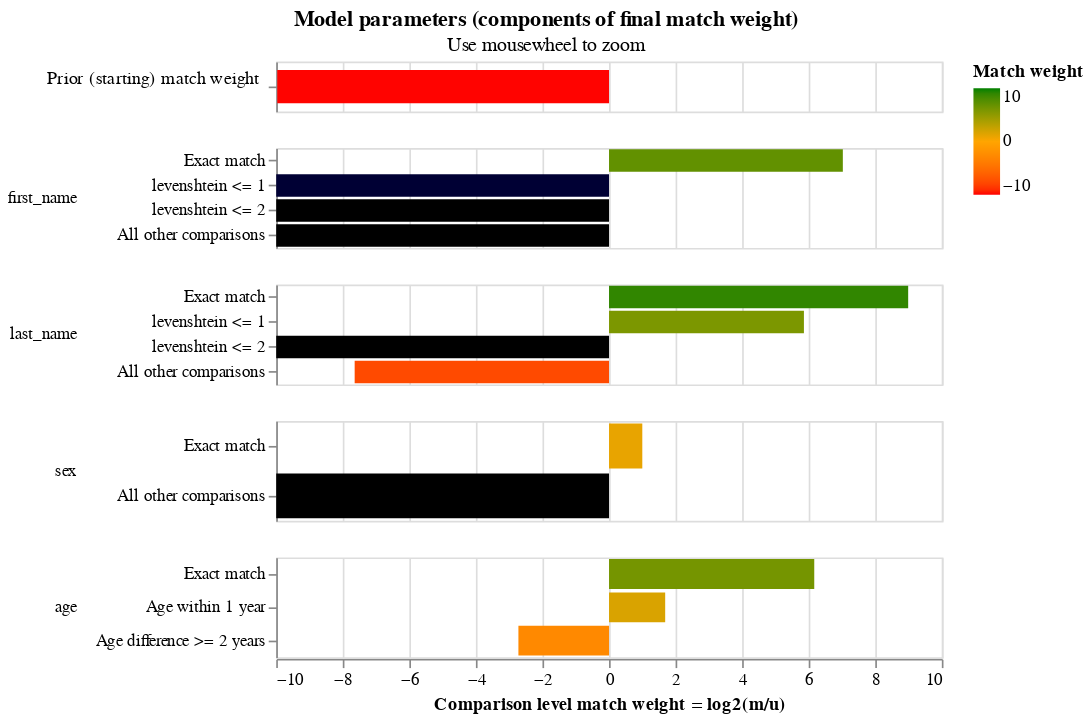

The cell this chart's notebook holds for it:
### Markdown cell above
# Visualize model parameters

https://moj-analytical-services.github.io/splink/demos/03_Estimating_model_parameters.html#visualising-model-parameters

### Code cell
linker.match_weights_chart()

### Figure 1 — Vega-Lite specification as saved in the notebook (floating-point values rounded to 4 significant figures)
{"config": {"view": {"width": 400, "height": 60}, "mark": {"tooltip": null}, "title": {"anchor": "middle"}, "header": {"title": null}}, "data": {"values": [{"comparison_name": "probability_two_random_records_match", "sql_condition": null, "label_for_charts": "", "m_probability": null, "u_probability": null, "m_probability_description": null, "u_probability_description": null, "has_tf_adjustments": false, "tf_adjustment_column": null, "tf_adjustment_weight": null, "is_null_level": false, "bayes_factor": 0.0009981, "log2_bayes_factor": -9.969, "comparison_vector_value": 0, "max_comparison_vector_value": 0, "bayes_factor_description": "The probability that two random records drawn at random match is 0.001 or one in  1,002.9 records.This is equivalent to a starting match weight of -9.969.", "probability_two_random_records_match": 0.0009971, "comparison_sort_order": -1}, {"comparison_name": "first_name", "sql_condition": "\"first_name_l\" = \"first_name_r\"", "label_for_charts": "Exact match", "m_probability": 1.0, "u_probability": 0.007674, "m_probability_description": "Amongst matching record comparisons, 100.00% of records are in the exact match comparison level", "u_probability_description": "Amongst non-matching record comparisons, 0.77% of records are in the exact match comparison level", "has_tf_adjustments": false, "tf_adjustment_column": null, "tf_adjustment_weight": 1.0, "is_null_level": false, "bayes_factor": 130.3, "log2_bayes_factor": 7.026, "comparison_vector_value": 3, "max_comparison_vector_value": 3, "bayes_factor_description": "If comparison level is `exact match` then comparison is 130.30 times more likely to be a match", "probability_two_random_records_match": 0.0009971, "comparison_sort_order": 0}, {"comparison_name": "first_name", "sql_condition": "levenshtein(\"first_name_l\", \"first_name_r\") <= 1", "label_for_charts": "levenshtein <= 1", "m_probability": 2.708e-55, "u_probability": 0.001056, "m_probability_description": "Amongst matching record comparisons, 0.00% of records are in the levenshtein <= 1 comparison level", "u_probability_description": "Amongst non-matching record comparisons, 0.11% of records are in the levenshtein <= 1 comparison level", "has_tf_adjustments": false, "tf_adjustment_column": null, "tf_adjustment_weight": 1.0, "is_null_level": false, "bayes_factor": 2.566e-52, "log2_bayes_factor": -171.4, "comparison_vector_value": 2, "max_comparison_vector_value": 3, "bayes_factor_description": "If comparison level is `levenshtein <= 1` then comparison is  3,897,185,456,842,546,410,453,559,794,857,201,644,266,397,888,413,696.00 times less likely to be a match", "probability_two_random_records_match": 0.0009971, "comparison_sort_order": 0}, {"comparison_name": "first_name", "sql_condition": "levenshtein(\"first_name_l\", \"first_name_r\") <= 2", "label_for_charts": "levenshtein <= 2", "m_probability": 2.269e-64, "u_probability": 0.00504, "m_probability_description": "Amongst matching record comparisons, 0.00% of records are in the levenshtein <= 2 comparison level", "u_probability_description": "Amongst non-matching record comparisons, 0.50% of records are in the levenshtein <= 2 comparison level", "has_tf_adjustments": false, "tf_adjustment_column": null, "tf_adjustment_weight": 1.0, "is_null_level": false, "bayes_factor": 4.502e-62, "log2_bayes_factor": -203.8, "comparison_vector_value": 1, "max_comparison_vector_value": 3, "bayes_factor_description": "If comparison level is `levenshtein <= 2` then comparison is  22,214,588,558,789,259,054,349,664,579,470,937,300,415,913,565,771,776,110,100,480.00 times less likely to be a match", "probability_two_random_records_match": 0.0009971, "comparison_sort_order": 0}, {"comparison_name": "first_name", "sql_condition": "ELSE", "label_for_charts": "All other comparisons", "m_probability": 8.81e-25, "u_probability": 0.9862, "m_probability_description": "Amongst matching record comparisons, 0.00% of records are in the all other comparisons comparison level", "u_probability_description": "Amongst non-matching record comparisons, 98.62% of records are in the all other comparisons comparison level", "has_tf_adjustments": false, "tf_adjustment_column": null, "tf_adjustment_weight": 1.0, "is_null_level": false, "bayes_factor": 8.933e-25, "log2_bayes_factor": -79.89, "comparison_vector_value": 0, "max_comparison_vector_value": 3, "bayes_factor_description": "If comparison level is `all other comparisons` then comparison is  1,119,431,234,697,160,095,170,560.00 times less likely to be a match", "probability_two_random_records_match": 0.0009971, "comparison_sort_order": 0}, {"comparison_name": "last_name", "sql_condition": "\"last_name_l\" = \"last_name_r\"", "label_for_charts": "Exact match", "m_probability": 0.995, "u_probability": 0.001958, "m_probability_description": "Amongst matching record comparisons, 99.50% of records are in the exact match comparison level", "u_probability_description": "Amongst non-matching record comparisons, 0.20% of records are in the exact match comparison level", "has_tf_adjustments": false, "tf_adjustment_column": null, "tf_adjustment_weight": 1.0, "is_null_level": false, "bayes_factor": 508.1, "log2_bayes_factor": 8.989, "comparison_vector_value": 3, "max_comparison_vector_value": 3, "bayes_factor_description": "If comparison level is `exact match` then comparison is 508.10 times more likely to be a match", "probability_two_random_records_match": 0.0009971, "comparison_sort_order": 1}, {"comparison_name": "last_name", "sql_condition": "levenshtein(\"last_name_l\", \"last_name_r\") <= 1", "label_for_charts": "levenshtein <= 1", "m_probability": 0.01667, "u_probability": 0.0002877, "m_probability_description": "Amongst matching record comparisons, 1.67% of records are in the levenshtein <= 1 comparison level", "u_probability_description": "Amongst non-matching record comparisons, 0.03% of records are in the levenshtein <= 1 comparison level", "has_tf_adjustments": false, "tf_adjustment_column": null, "tf_adjustment_weight": 1.0, "is_null_level": false, "bayes_factor": 57.93, "log2_bayes_factor": 5.856, "comparison_vector_value": 2, "max_comparison_vector_value": 3, "bayes_factor_description": "If comparison level is `levenshtein <= 1` then comparison is 57.93 times more likely to be a match", "probability_two_random_records_match": 0.0009971, "comparison_sort_order": 1}, {"comparison_name": "last_name", "sql_condition": "levenshtein(\"last_name_l\", \"last_name_r\") <= 2", "label_for_charts": "levenshtein <= 2", "m_probability": 9.175e-206, "u_probability": 0.002175, "m_probability_description": "Amongst matching record comparisons, 0.00% of records are in the levenshtein <= 2 comparison level", "u_probability_description": "Amongst non-matching record comparisons, 0.22% of records are in the levenshtein <= 2 comparison level", "has_tf_adjustments": false, "tf_adjustment_column": null, "tf_adjustment_weight": 1.0, "is_null_level": false, "bayes_factor": 4.219e-203, "log2_bayes_factor": -672.3, "comparison_vector_value": 1, "max_comparison_vector_value": 3, "bayes_factor_description": "If comparison level is `levenshtein <= 2` then comparison is  23,699,920,529,428,972,836,208,315,441,505,980,133,000,824,364,192,693,696,345,015,163,341,915,602,700,539,468,991,155,917,434,924,303,270,368,734,596,785,315,299,509,266,478,294,110,747,004,991,220,850,690,787,784,427,026,100,807,038,538,798,256,863,227,292,388,687,872.00 times less likely to be a match", "probability_two_random_records_match": 0.0009971, "comparison_sort_order": 1}, {"comparison_name": "last_name", "sql_condition": "ELSE", "label_for_charts": "All other comparisons", "m_probability": 0.004981, "u_probability": 0.9956, "m_probability_description": "Amongst matching record comparisons, 0.50% of records are in the all other comparisons comparison level", "u_probability_description": "Amongst non-matching record comparisons, 99.56% of records are in the all other comparisons comparison level", "has_tf_adjustments": false, "tf_adjustment_column": null, "tf_adjustment_weight": 1.0, "is_null_level": false, "bayes_factor": 0.005003, "log2_bayes_factor": -7.643, "comparison_vector_value": 0, "max_comparison_vector_value": 3, "bayes_factor_description": "If comparison level is `all other comparisons` then comparison is  199.88 times less likely to be a match", "probability_two_random_records_match": 0.0009971, "comparison_sort_order": 1}, {"comparison_name": "sex", "sql_condition": "\"sex_l\" = \"sex_r\"", "label_for_charts": "Exact match", "m_probability": 1.0, "u_probability": 0.5, "m_probability_description": "Amongst matching record comparisons, 100.00% of records are in the exact match comparison level", "u_probability_description": "Amongst non-matching record comparisons, 50.00% of records are in the exact match comparison level", "has_tf_adjustments": false, "tf_adjustment_column": null, "tf_adjustment_weight": 1.0, "is_null_level": false, "bayes_factor": 2.0, "log2_bayes_factor": 1.0, "comparison_vector_value": 1, "max_comparison_vector_value": 1, "bayes_factor_description": "If comparison level is `exact match` then comparison is 2.00 times more likely to be a match", "probability_two_random_records_match": 0.0009971, "comparison_sort_order": 2}, {"comparison_name": "sex", "sql_condition": "ELSE", "label_for_charts": "All other comparisons", "m_probability": 1.278e-240, "u_probability": 0.5, "m_probability_description": "Amongst matching record comparisons, 0.00% of records are in the all other comparisons comparison level", "u_probability_description": "Amongst non-matching record comparisons, 50.00% of records are in the all other comparisons comparison level", "has_tf_adjustments": false, "tf_adjustment_column": null, "tf_adjustment_weight": 1.0, "is_null_level": false, "bayes_factor": 2.555e-240, "log2_bayes_factor": -795.9, "comparison_vector_value": 0, "max_comparison_vector_value": 1, "bayes_factor_description": "If comparison level is `all other comparisons` then comparison is  391,318,216,265,409,714,364,621,797,131,644,270,254,632,345,197,522,235,043,642,769,093,549,943,500,314,346,944,461,250,164,697,018,481,474,834,540,851,276,007,813,794,927,320,109,855,061,419,462,804,511,706,872,056,325,488,576,632,000,764,539,745,767,451,828,481,127,926,071,846,285,676,108,546,961,932,805,023,465,472.00 times less likely to be a match", "probability_two_random_records_match": 0.0009971, "comparison_sort_order": 2}, {"comparison_name": "age", "sql_condition": "round(age_r) - round(age_l) = 10", "label_for_charts": "Exact match", "m_probability": 0.7831, "u_probability": 0.0109, "m_probability_description": "Amongst matching record comparisons, 78.31% of records are in the exact match comparison level", "u_probability_description": "Amongst non-matching record comparisons, 1.09% of records are in the exact match comparison level", "has_tf_adjustments": false, "tf_adjustment_column": null, "tf_adjustment_weight": 1.0, "is_null_level": false, "bayes_factor": 71.84, "log2_bayes_factor": 6.167, "comparison_vector_value": 2, "max_comparison_vector_value": 2, "bayes_factor_description": "If comparison level is `exact match` then comparison is 71.84 times more likely to be a match", "probability_two_random_records_match": 0.0009971, "comparison_sort_order": 3}, {"comparison_name": "age", "sql_condition": "abs(round(age_r) - (round(age_l)+10)) = 1", "label_for_charts": "Age within 1 year", "m_probability": 0.07034, "u_probability": 0.02184, "m_probability_description": "Amongst matching record comparisons, 7.03% of records are in the age within 1 year comparison level", "u_probability_description": "Amongst non-matching record comparisons, 2.18% of records are in the age within 1 year comparison level", "has_tf_adjustments": false, "tf_adjustment_column": null, "tf_adjustment_weight": 1.0, "is_null_level": false, "bayes_factor": 3.221, "log2_bayes_factor": 1.688, "comparison_vector_value": 1, "max_comparison_vector_value": 2, "bayes_factor_description": "If comparison level is `age within 1 year` then comparison is 3.22 times more likely to be a match", "probability_two_random_records_match": 0.0009971, "comparison_sort_order": 3}, {"comparison_name": "age", "sql_condition": "ELSE", "label_for_charts": "Age difference >= 2 years", "m_probability": 0.1465, "u_probability": 0.9673, "m_probability_description": "Amongst matching record comparisons, 14.65% of records are in the age difference >= 2 years comparison level", "u_probability_description": "Amongst non-matching record comparisons, 96.73% of records are in the age difference >= 2 years comparison level", "has_tf_adjustments": false, "tf_adjustment_column": null, "tf_adjustment_weight": 1.0, "is_null_level": false, "bayes_factor": 0.1515, "log2_bayes_factor": -2.723, "comparison_vector_value": 0, "max_comparison_vector_value": 2, "bayes_factor_description": "If comparison level is `age difference >= 2 years` then comparison is  6.60 times less likely to be a match", "probability_two_random_records_match": 0.0009971, "comparison_sort_order": 3}]}, "vconcat": [{"height": 30, "mark": {"type": "bar", "clip": true, "height": 20}, "selection": {"zoom_selector": {"type": "interval", "bind": "scales", "encodings": ["x"]}}, "transform": [{"filter": "(datum.comparison_name == 'probability_two_random_records_match')"}], "encoding": {"color": {"type": "quantitative", "field": "log2_bayes_factor", "title": "Match weight", "scale": {"range": ["red", "orange", "green"], "domain": [-10, 0, 10]}}, "tooltip": [{"type": "nominal", "field": "comparison_name", "title": "Comparison name"}, {"type": "nominal", "field": "probability_two_random_records_match", "format": ".4f", "title": "Probability two random records match"}, {"type": "quantitative", "field": "log2_bayes_factor", "title": "Equivalent match weight", "format": ",.4f"}, {"type": "nominal", "field": "bayes_factor_description", "title": "Match weight description"}], "x": {"type": "quantitative", "axis": {"labels": false, "domain": false, "title": "", "ticks": false}, "field": "log2_bayes_factor", "scale": {"domain": [-10, 10]}}, "y": {"type": "nominal", "field": "label_for_charts", "axis": {"title": "Prior (starting) match weight", "titleAngle": 0, "titleAlign": "right", "titleFontWeight": "normal"}, "sort": {"field": "comparison_vector_value", "order": "descending"}}}}, {"mark": {"type": "bar", "clip": true}, "selection": {"zoom_selector": {"type": "interval", "bind": "scales", "encodings": ["x"]}}, "transform": [{"filter": "(datum.comparison_name != 'probability_two_random_records_match')"}], "encoding": {"color": {"type": "quantitative", "field": "log2_bayes_factor", "title": "Match weight", "scale": {"range": ["red", "orange", "green"], "domain": [-10, 0, 10]}}, "row": {"type": "nominal", "field": "comparison_name", "sort": {"field": "comparison_sort_order"}, "header": {"labelAngle": 0, "labelAnchor": "middle", "labelAlign": "left"}}, "tooltip": [{"type": "nominal", "field": "comparison_name", "title": "Comparison name"}, {"type": "ordinal", "field": "label_for_charts", "title": "Label"}, {"type": "nominal", "field": "sql_condition", "title": "SQL condition"}, {"type": "quantitative", "field": "m_probability", "format": ".4f", "title": "M probability"}, {"type": "quantitative", "field": "u_probability", "format": ".4f", "title": "U probability"}, {"type": "quantitative", "field": "bayes_factor", "title": "Bayes factor = m/u", "format": ",.4f"}, {"type": "quantitative", "field": "log2_bayes_factor", "title": "Match weight = log2(m/u)", "format": ",.4f"}, {"type": "nominal", "field": "bayes_factor_description", "title": "Match weight description"}], "x": {"type": "quantitative", "axis": {"title": "Comparison level match weight = log2(m/u)"}, "field": "log2_bayes_factor", "scale": {"domain": [-10, 10]}}, "y": {"type": "nominal", "field": "label_for_charts", "axis": {"title": null}, "sort": {"field": "comparison_vector_value", "order": "descending"}}}, "resolve": {"axis": {"y": "independent"}, "scale": {"y": "independent"}}}], "selection": {"zoom_selector": {"type": "interval", "bind": "scales", "encodings": ["x"]}}, "resolve": {"axis": {"y": "independent"}, "scale": {"y": "independent"}}, "title": {"text": "Model parameters (components of final match weight)", "subtitle": "Use mousewheel to zoom"}, "$schema": "https://vega.github.io/schema/vega-lite/v5.2.json"}
